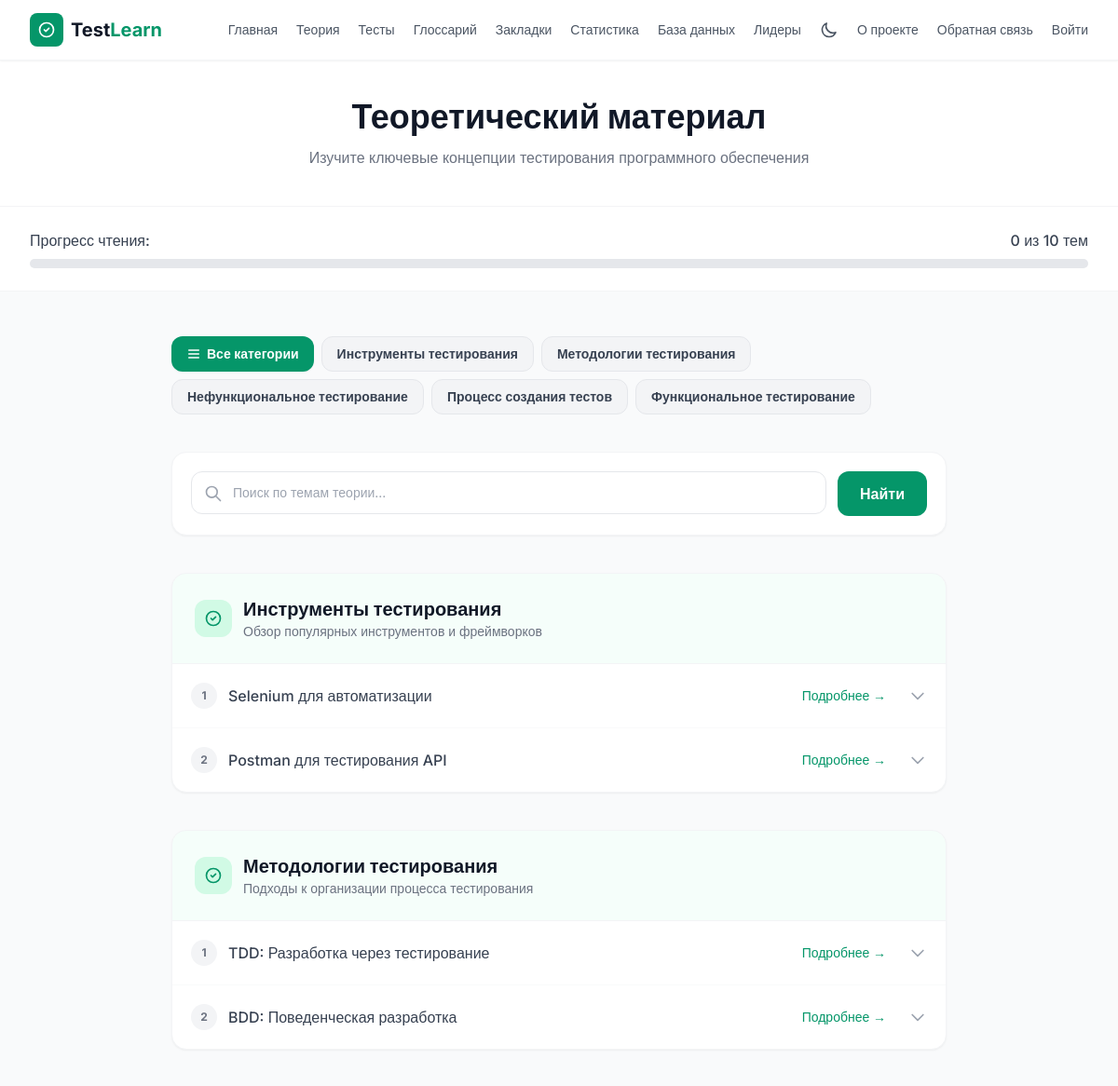
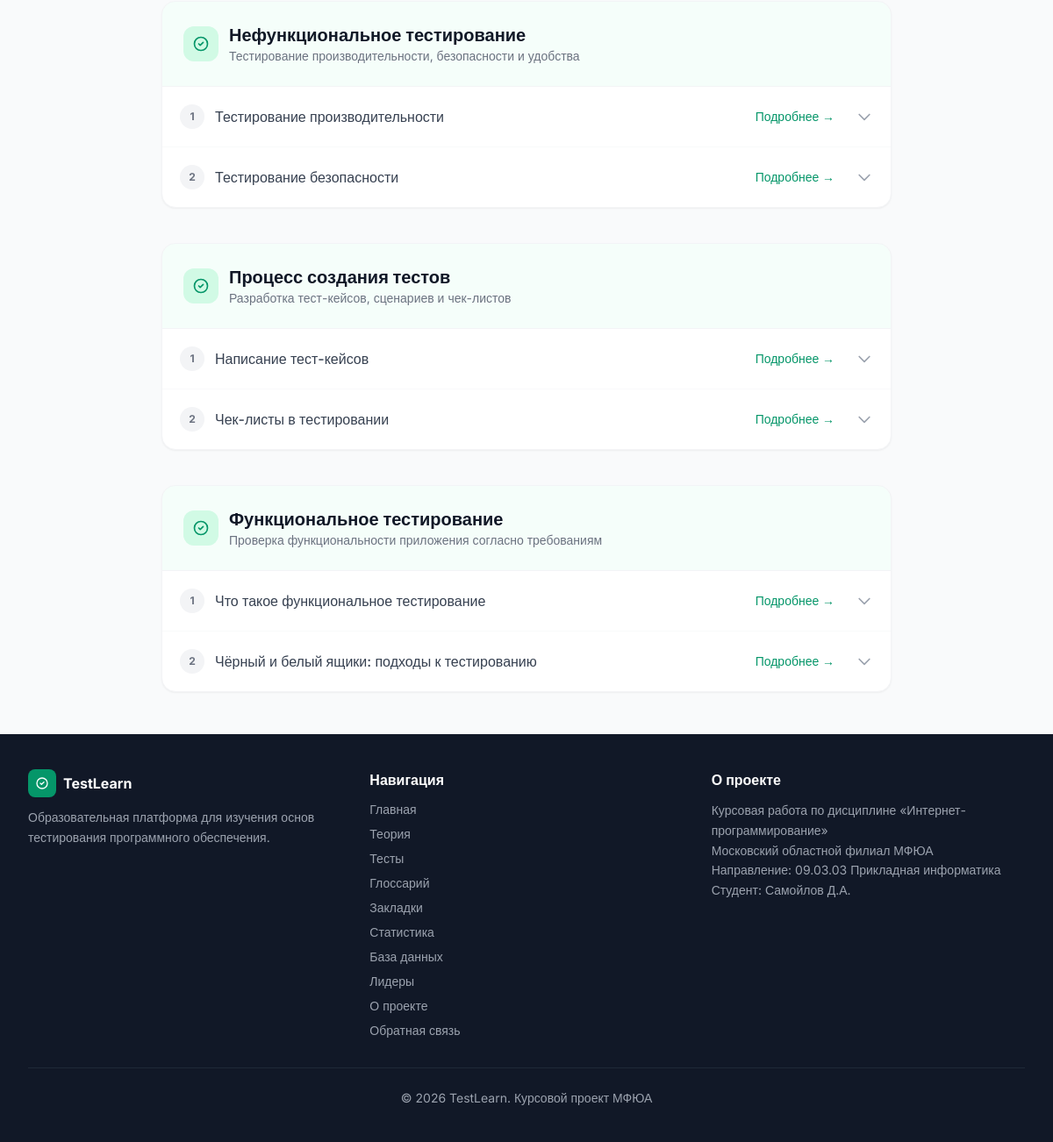
The app's page /theory with its own data (2 pictures, top to bottom).
### app/db/models.py (models this page shows)
class Category(Base):
    __tablename__ = "categories"
    id = Column(Integer, primary_key=True, index=True)
    name = Column(String, unique=True, nullable=False)
    slug = Column(String, unique=True, nullable=False)
    description = Column(Text, default="")
    icon = Column(String, default="check-circle")
    topics = relationship("Topic", back_populates="category", cascade="all, delete-orphan")
    quizzes = relationship("Quiz", back_populates="category", cascade="all, delete-orphan")

class Topic(Base):
    __tablename__ = "topics"
    id = Column(Integer, primary_key=True, index=True)
    category_id = Column(Integer, ForeignKey("categories.id"), nullable=False)
    title = Column(String, nullable=False)
    content = Column(Text, nullable=False)
    order_num = Column(Integer, default=0)
    category = relationship("Category", back_populates="topics")
    comments = relationship("Comment", back_populates="topic", cascade="all, delete-orphan")
    bookmarks = relationship("Bookmark", back_populates="topic", cascade="all, delete-orphan")

### main.py (the view)
@app.get("/theory", include_in_schema=False)
async def theory_page(request: Request):
    from sqlalchemy.orm import Session
    from app.db.database import get_db
    from app.db.models import Category, Topic
    db: Session = next(get_db())
    try:
        categories = db.query(Category).order_by(Category.name).all()
        topics = db.query(Topic).order_by(Topic.order_num, Topic.title).all()
        topics_by_category = {}
        for topic in topics:
            if topic.category_id not in topics_by_category:
                topics_by_category[topic.category_id] = []
            topics_by_category[topic.category_id].append(topic)
        all_topic_titles = [topic.title for topic in topics]
        topics_read = 0
        total_topics = len(topics)
        query_params = dict(request.query_params)
        active_category_id = int(query_params.get("category_id", 0)) if query_params.get("category_id") else None
        search_query = query_params.get("search", "")
        return templates.TemplateResponse("theory.html", {
            "request": request,
            "categories": categories,
            "topics_by_category": topics_by_category,
            "all_topic_titles": all_topic_titles,
            "topics_read": topics_read,
            "total_topics": total_topics,
            "active_category_id": active_category_id,
            "search_query": search_query
        })
    finally:
        db.close()

### templates/theory.html (shortened to what this page needs)
{% extends "base.html" %}
{% block content %}
<div class="bg-white border-b border-gray-100 py-10">
    <div class="max-w-7xl mx-auto px-4 sm:px-6 lg:px-8 text-center">
        <h1 class="text-3xl sm:text-4xl font-extrabold text-gray-900 mb-3">Теоретический материал</h1>
        <p class="text-gray-500 max-w-xl mx-auto">Изучите ключевые концепции тестирования программного обеспечения</p>
    </div>
</div>
<div class="bg-white border-b border-gray-100 py-6">
    <div class="max-w-7xl mx-auto px-4 sm:px-6 lg:px-8">
        <div class="flex justify-between items-center">
            <span class="text-gray-700 font-medium">Прогресс чтения:</span>
            <span class="text-gray-700 font-medium">{{ topics_read }} из {{ total_topics }} тем</span>
        </div>
        <div class="w-full bg-gray-200 rounded-full h-2.5 mt-2">
        </div>
    </div>
</div>
<main class="flex-1 py-12">
    <div class="max-w-4xl mx-auto px-4 sm:px-6 lg:px-8 space-y-10">
        <div class="flex flex-wrap gap-2">
            <a href="/theory" class="inline-flex items-center gap-1.5 px-4 py-2 text-sm font-semibold rounded-xl transition {% if not active_category_id %}shadow-sm{% endif %}"
               style="{% if not active_category_id %}background-color: #059669; color: #ffffff;{% else %}background-color: #f3f4f6; color: #374151; border: 1px solid #e5e7eb;{% endif %}">
                <svg class="w-4 h-4" fill="none" stroke="currentColor" viewBox="0 0 24 24"><path stroke-linecap="round" stroke-linejoin="round" stroke-width="2" d="M4 6h16M4 12h16M4 18h16"/></svg>
                Все категории
            </a>
            {% for cat in categories %}
            <a href="/theory?category_id={{ cat.id }}" class="inline-flex items-center gap-1.5 px-4 py-2 text-sm font-semibold rounded-xl transition {% if active_category_id == cat.id %}shadow-sm{% endif %}"
               style="{% if active_category_id == cat.id %}background-color: #059669; color: #ffffff;{% else %}background-color: #f3f4f6; color: #374151; border: 1px solid #e5e7eb;{% endif %}">
                {{ cat.name }}
            </a>
            {% endfor %}
        </div>
        <form method="GET" action="/theory" class="bg-white rounded-2xl shadow-sm border border-gray-100 p-5">
            <div class="flex gap-3">
                <div class="flex-1 relative">
                    <svg class="w-5 h-5 text-gray-400 absolute left-3.5 top-1/2 -translate-y-1/2" fill="none" stroke="currentColor" viewBox="0 0 24 24"><path stroke-linecap="round" stroke-linejoin="round" stroke-width="2" d="M21 21l-6-6m2-5a7 7 0 11-14 0 7 7 0 0114 0z"/></svg>
                    <input type="text" name="search" value="{{ search_query }}" placeholder="Поиск по темам теории..."
                           class="w-full pl-11 pr-4 py-3 rounded-xl border border-gray-200 focus:border-emerald-400 focus:ring-2 focus:ring-emerald-100 outline-none text-sm transition"
                           list="topic-options">
                </div>
                <button type="submit" class="px-6 py-3 font-semibold rounded-xl transition" style="background-color: #059669; color: #ffffff;">
                    Найти
                </button>
            </div>
        </form>
        {% for cat in categories %}
        {% set cat_topics = topics_by_category.get(cat.id, []) %}
        {% if cat_topics or not search_query %}
        <section id="{{ cat.slug }}" class="bg-white rounded-2xl shadow-sm border border-gray-100 overflow-hidden">
            <div class="p-6 border-b border-gray-100" style="background-color: rgba(236,253,245,0.5);">
                <div class="flex items-center gap-3">
                    <div class="w-10 h-10 rounded-xl flex items-center justify-center" style="background-color: #d1fae5;">
                        <svg class="w-5 h-5" style="color: #059669;" fill="none" stroke="currentColor" viewBox="0 0 24 24"><path stroke-linecap="round" stroke-linejoin="round" stroke-width="2" d="M9 12l2 2 4-4m6 2a9 9 0 11-18 0 9 9 0 0118 0z"/></svg>
                    </div>
                    <div>
                        <h2 class="text-xl font-bold text-gray-900">{{ cat.name }}</h2>
                        <p class="text-sm text-gray-500">{{ cat.description }}</p>
                    </div>
                </div>
            </div>
            <div class="divide-y divide-gray-50">
                {% for topic in cat_topics %}
                <details class="group">
                    <summary class="flex items-center justify-between p-5" style="cursor:pointer;" onmouseover="this.style.backgroundColor='#f9fafb';" onmouseout="this.style.backgroundColor='transparent';">
                        <div class="flex items-center gap-3">
                            <span class="w-7 h-7 rounded-full text-gray-500 text-xs font-bold flex items-center justify-center flex-shrink-0" style="background-color: #f3f4f6; color: #6b7280;">{{ loop.index }}</span>
                            <span class="font-medium" style="color: #374151;" onmouseover="this.style.color='#047857';" onmouseout="this.style.color='#374151';">{{ topic.title }}</span>
                        </div>
                        <div class="flex items-center gap-3">
                            <a href="/topic/{{ topic.id }}" class="text-sm font-medium px-3 py-1 rounded-lg" style="color: #059669; background-color: transparent;" onmouseover="this.style.color='#047857'; this.style.backgroundColor='#ecfdf5';" onmouseout="this.style.color='#059669'; this.style.backgroundColor='transparent';" onclick="event.stopPropagation()">
                                Подробнее &rarr;
                            </a>
                            <svg class="w-5 h-5 text-gray-400 group-open:rotate-180 transition-transform" fill="none" stroke="currentColor" viewBox="0 0 24 24"><path stroke-linecap="round" stroke-linejoin="round" stroke-width="2" d="M19 9l-7 7-7-7"/></svg>
                        </div>
                    </summary>
                </details>
                {% endfor %}
            </div>
        </section>
        {% endif %}
        {% endfor %}
    </div>
</main>
{% endblock %}

### templates/base.html (shortened to what this page needs)
<!DOCTYPE html>
<html lang="ru">
<head>
    <script src="https://cdn.tailwindcss.com"></script>
</head>
<body class="bg-gray-50 text-gray-800 min-h-screen flex flex-col">
<nav class="bg-white/90 backdrop-blur-md shadow-sm sticky top-0 z-50 border-b border-gray-100">
    <div class="max-w-7xl mx-auto px-4 sm:px-6 lg:px-8">
        <div class="flex justify-between items-center h-16">
            <a href="/" class="flex items-center gap-2">
                <div class="w-9 h-9 rounded-lg flex items-center justify-center" style="background-color: #059669;">
                    <svg class="w-5 h-5 text-white" fill="none" stroke="currentColor" viewBox="0 0 24 24"><path stroke-linecap="round" stroke-linejoin="round" stroke-width="2" d="M9 12l2 2 4-4m6 2a9 9 0 11-18 0 9 9 0 0118 0z"/></svg>
                </div>
                <span class="text-xl font-bold text-gray-900">Test<span style="color: #059669;">Learn</span></span>
            </a>
            <div class="hidden lg:flex items-center gap-5 xl:gap-7">
                <a href="/" class="nav-link font-medium text-sm {% if active_page == 'home' %}text-emerald-700{% else %}text-gray-600 hover:text-emerald-700{% endif %}" {% if active_page == 'home' %}style="color: #047857;"{% endif %}>Главная</a>
                <a href="/theory" class="nav-link font-medium text-sm {% if active_page == 'theory' %}text-emerald-700{% else %}text-gray-600 hover:text-emerald-700{% endif %}" {% if active_page == 'theory' %}style="color: #047857;"{% endif %}>Теория</a>
                <a href="/quiz" class="nav-link font-medium text-sm {% if active_page == 'quiz' %}text-emerald-700{% else %}text-gray-600 hover:text-emerald-700{% endif %}" {% if active_page == 'quiz' %}style="color: #047857;"{% endif %}>Тесты</a>
                <a href="/glossary" class="nav-link font-medium text-sm {% if active_page == 'glossary' %}text-emerald-700{% else %}text-gray-600 hover:text-emerald-700{% endif %}" {% if active_page == 'glossary' %}style="color: #047857;"{% endif %}>Глоссарий</a>
                <a href="/bookmarks" class="nav-link font-medium text-sm {% if active_page == 'bookmarks' %}text-emerald-700{% else %}text-gray-600 hover:text-emerald-700{% endif %}" {% if active_page == 'bookmarks' %}style="color: #047857;"{% endif %}>Закладки</a>
                <a href="/stats" class="nav-link font-medium text-sm {% if active_page == 'stats' %}text-emerald-700{% else %}text-gray-600 hover:text-emerald-700{% endif %}" {% if active_page == 'stats' %}style="color: #047857;"{% endif %}>Статистика</a>
                <a href="/database" class="nav-link font-medium text-sm {% if active_page == 'database' %}text-emerald-700{% else %}text-gray-600 hover:text-emerald-700{% endif %}" {% if active_page == 'database' %}style="color: #047857;"{% endif %}>База данных</a>
                <a href="/leaderboard" class="nav-link font-medium text-sm {% if active_page == 'leaderboard' %}text-emerald-700{% else %}text-gray-600 hover:text-emerald-700{% endif %}" {% if active_page == 'leaderboard' %}style="color: #047857;"{% endif %}>Лидеры</a>
                <button onclick="toggleTheme()" id="theme-toggle" class="nav-link font-medium text-sm text-gray-600 hover:text-emerald-700 flex items-center gap-1" style="background-color: transparent; border: none; cursor: pointer; padding: 0;" aria-label="Переключить тему">
                    <svg id="theme-icon-moon" class="w-5 h-5" style="display:block;" fill="none" stroke="currentColor" viewBox="0 0 24 24"><path stroke-linecap="round" stroke-linejoin="round" stroke-width="2" d="M20.354 15.354A9 9 0 018.646 3.646 9.003 9.003 0 0012 21a9.003 9.003 0 008.354-5.646z"/></svg>
                </button>
                <a href="/about" class="nav-link font-medium text-sm {% if active_page == 'about' %}text-emerald-700{% else %}text-gray-600 hover:text-emerald-700{% endif %}" {% if active_page == 'about' %}style="color: #047857;"{% endif %}>О проекте</a>
                <a href="/feedback" class="nav-link font-medium text-sm {% if active_page == 'feedback' %}text-emerald-700{% else %}text-gray-600 hover:text-emerald-700{% endif %}" {% if active_page == 'feedback' %}style="color: #047857;"{% endif %}>Обратная связь</a>
                {% set session_id = request.cookies.get('admin_session') %}
                {% if session_id %}
                    <a href="/logout" class="nav-link font-medium text-sm text-gray-600 hover:text-emerald-700">Выйти</a>
                {% else %}
                    <a href="/login" class="nav-link font-medium text-sm text-gray-600 hover:text-emerald-700">Войти</a>
                {% endif %}
            </div>
        </div>
            {% set session_id = request.cookies.get('admin_session') %}
    </div>
</nav>
{% block content %}{% endblock %}
<footer class="bg-gray-900 text-gray-400 py-10 mt-auto">
    <div class="max-w-7xl mx-auto px-4 sm:px-6 lg:px-8">
        <div class="grid md:grid-cols-3 gap-8 mb-8">
            <div>
                <div class="flex items-center gap-2 mb-3">
                    <div class="w-8 h-8 rounded-lg flex items-center justify-center" style="background-color: #059669;">
                        <svg class="w-4 h-4 text-white" fill="none" stroke="currentColor" viewBox="0 0 24 24"><path stroke-linecap="round" stroke-linejoin="round" stroke-width="2" d="M9 12l2 2 4-4m6 2a9 9 0 11-18 0 9 9 0 0118 0z"/></svg>
                    </div>
                    <span class="text-white font-bold">TestLearn</span>
                </div>
                <p class="text-sm leading-relaxed">Образовательная платформа для изучения основ тестирования программного обеспечения.</p>
            </div>
            <div>
                <h4 class="text-white font-semibold mb-3">Навигация</h4>
                <div class="space-y-2 text-sm">
                    <a href="/" class="block hover:text-white transition">Главная</a>
                    <a href="/theory" class="block hover:text-white transition">Теория</a>
                    <a href="/quiz" class="block hover:text-white transition">Тесты</a>
                    <a href="/glossary" class="block hover:text-white transition">Глоссарий</a>
                    <a href="/bookmarks" class="block hover:text-white transition">Закладки</a>
                    <a href="/stats" class="block hover:text-white transition">Статистика</a>
                    <a href="/database" class="block hover:text-white transition">База данных</a>
                    <a href="/leaderboard" class="block hover:text-white transition">Лидеры</a>
                    <a href="/about" class="block hover:text-white transition">О проекте</a>
                    <a href="/feedback" class="block hover:text-white transition">Обратная связь</a>
                </div>
            </div>
            <div>
                <h4 class="text-white font-semibold mb-3">О проекте</h4>
                <p class="text-sm leading-relaxed">Курсовая работа по дисциплине &laquo;Интернет-программирование&raquo;<br>
                Московский областной филиал МФЮА<br>
                Направление: 09.03.03 Прикладная информатика<br>
                Студент: Самойлов Д.А.</p>
            </div>
        </div>
        <div class="border-t border-gray-800 pt-6 text-center text-sm">
            &copy; 2026 TestLearn. Курсовой проект МФЮА
        </div>
    </div>
</footer>
</body>
</html>

### templates/base.html (style rules this page uses)
body { font-family: 'Inter', sans-serif; }
.nav-link { position: relative; }
.nav-link::after { content:''; position:absolute; bottom:-2px; left:0; width:0; height:2px; background:#059669; transition:width 0.3s; }
details summary { cursor: pointer; }
* { transition: background-color 0.3s ease, color 0.2s ease, border-color 0.3s ease; }

### records on screen
Category: name "Инструменты тестирования", description "Обзор популярных инструментов и фреймворков"
Category: name "Методологии тестирования", description "Подходы к организации процесса тестирования"
Category: name "Нефункциональное тестирование", description "Тестирование производительности, безопасности и удобства"
Category: name "Процесс создания тестов", description "Разработка тест-кейсов, сценариев и чек-листов"
Category: name "Функциональное тестирование", description "Проверка функциональности приложения согласно требованиям"
Topic: title "Selenium для автоматизации"
Topic: title "Postman для тестирования API"
Topic: title "TDD: Разработка через тестирование"
Topic: title "BDD: Поведенческая разработка"
Topic: title "Тестирование производительности"
Topic: title "Тестирование безопасности"
Topic: title "Написание тест-кейсов"
Topic: title "Чек-листы в тестировании"
Topic: title "Что такое функциональное тестирование"
Topic: title "Чёрный и белый ящики: подходы к тестированию"

### other values on screen
{{ topics_read }} "0"
{{ total_topics }} "10"
